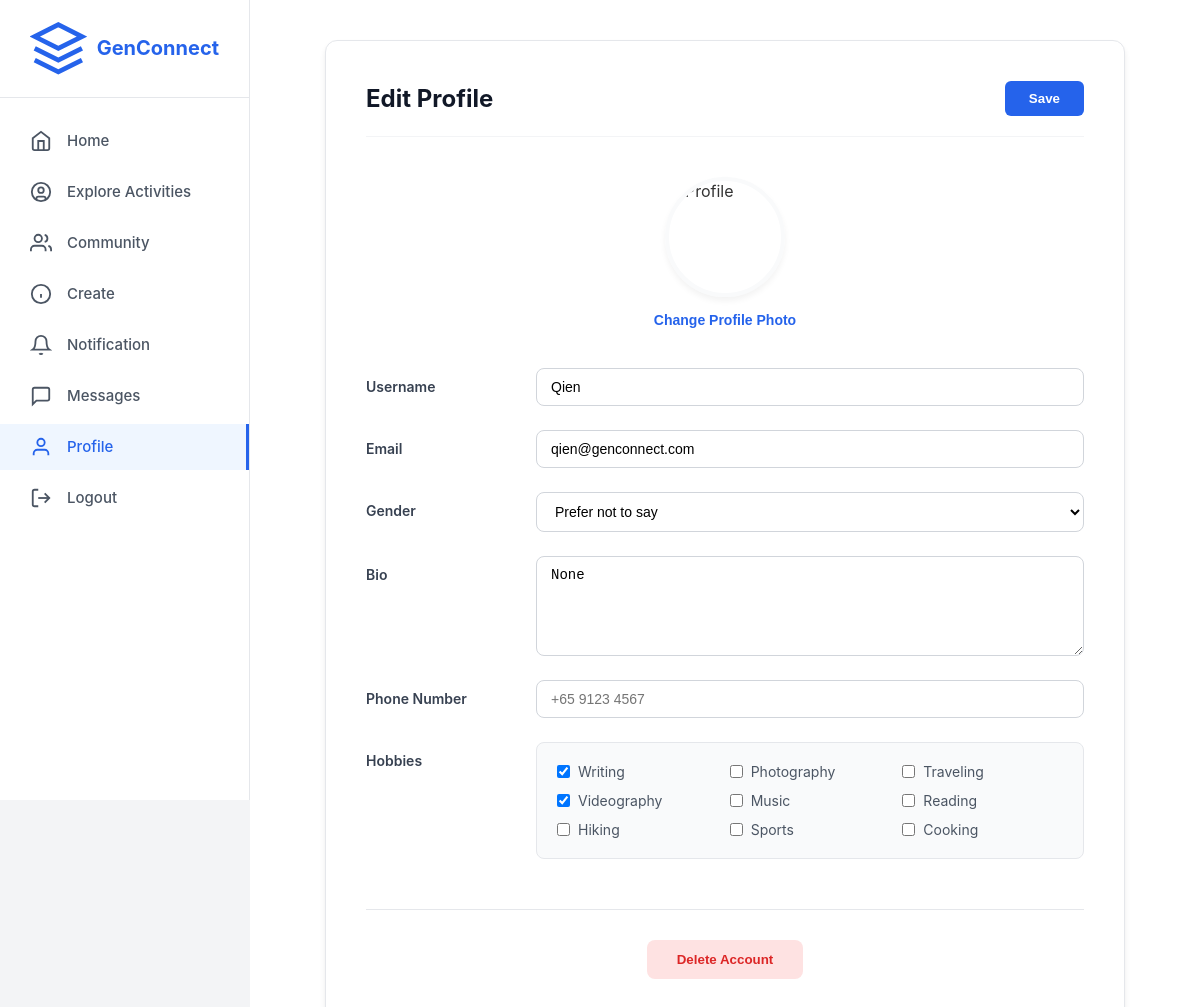
/edit_profile (signed in), run on an earlier commit of the app's database.
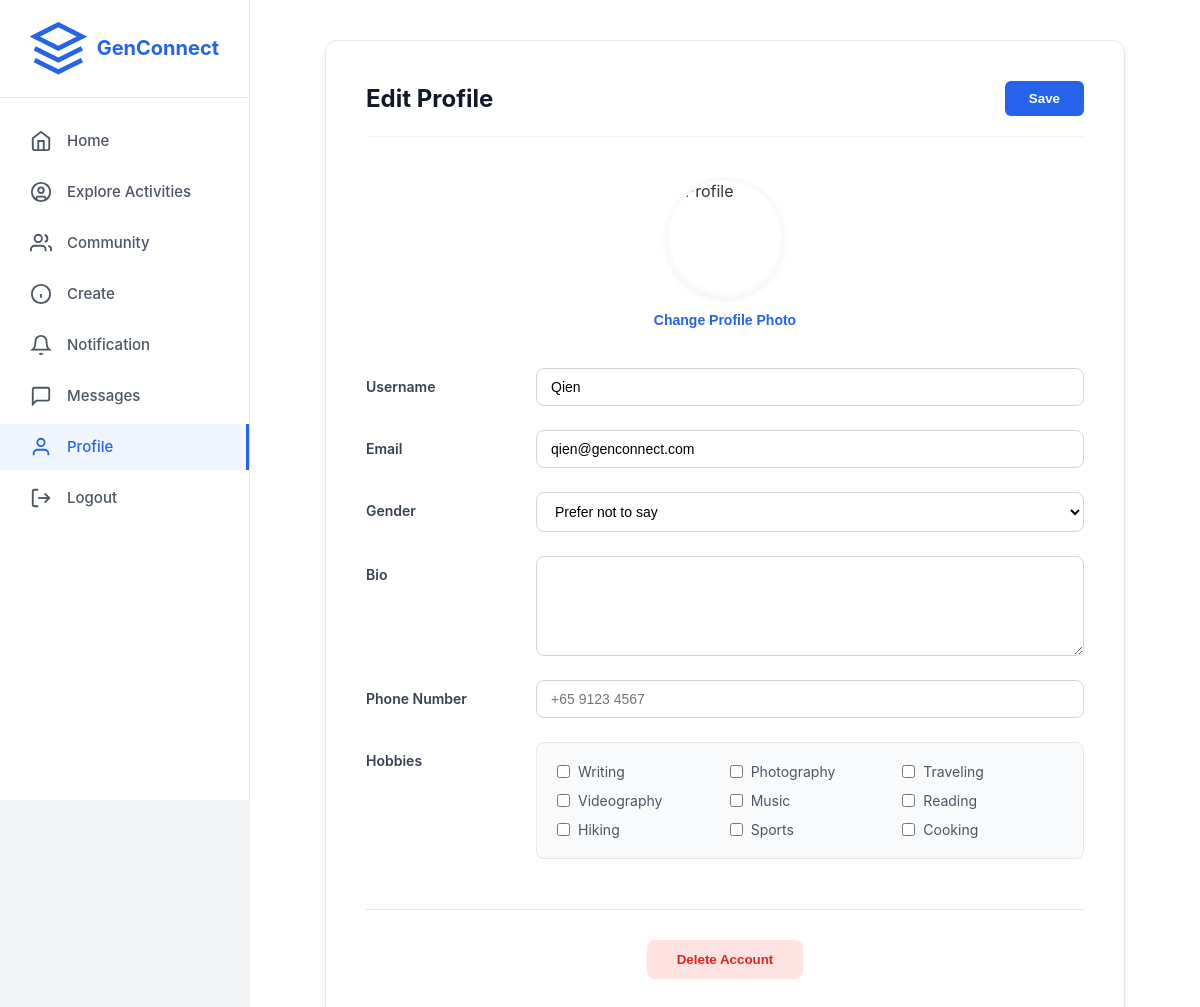
And on a later commit of the database.
### app.py (models this page shows, shortened)
class User(db.Model):
    __tablename__ = 'users'
    id = db.Column(db.Integer, primary_key=True)
    username = db.Column(db.String(80), unique=True, nullable=False)
    email = db.Column(db.String(120), unique=True, nullable=False)
    password_hash = db.Column(db.String(255), nullable=False)
    bio = db.Column(db.Text, nullable=True)
    interests = db.Column(db.String(255), nullable=True)
    profile_picture = db.Column(db.String(255), default='default.jpg')
    banner_image = db.Column(db.String(255), default='default_banner.jpg')
    member_type = db.Column(db.String(50), default='Youth Member')
    created_at = db.Column(db.DateTime, default=datetime.utcnow)
    posts = db.relationship('Post', backref='author', lazy=True, cascade='all, delete-orphan')
    comments = db.relationship('Comment', backref='author', lazy=True, cascade='all, delete-orphan')
    likes = db.relationship('Like', backref='user', lazy=True, cascade='all, delete-orphan')
    followers = db.relationship(
        'Follow',
        foreign_keys='Follow.followed_id',
        backref='followed_user',
        lazy='dynamic',
        cascade='all, delete-orphan'
    )
    following = db.relationship(
        'Follow',
        foreign_keys='Follow.follower_id',
        backref='follower_user',
        lazy='dynamic',
        cascade='all, delete-orphan'
    )
    community_memberships = db.relationship('CommunityMember', backref='user', lazy=True, cascade='all, delete-orphan')
    sent_messages = db.relationship(
        'Message',
        foreign_keys='Message.sender_id',
        backref='sender',
        lazy='dynamic',
        cascade='all, delete-orphan'
    )
    received_messages = db.relationship(
        'Message',
        foreign_keys='Message.receiver_id',
        backref='receiver',
        lazy='dynamic',
        cascade='all, delete-orphan'
    )
    contacts_initiated = db.relationship(
        'Contact',
        foreign_keys='Contact.user_id',
        backref='user',
        lazy='dynamic',
        cascade='all, delete-orphan'
    )
    contacts_received = db.relationship(
        'Contact',
        foreign_keys='Contact.contact_user_id',
        backref='contact_user',
        lazy='dynamic',
        cascade='all, delete-orphan'
    )

### app.py (the view, shortened to what this page needs)
@app.route('/edit_profile', methods=['GET', 'POST'])
def edit_profile():
    if 'user_id' not in session:
        return redirect(url_for('login'))
    user = User.query.get_or_404(session['user_id'])
    return render_template('edit_profile.html', user=user)

### templates/edit_profile.html (shortened to what the changed rows need)
{% extends "base.html" %}
{% block content %}
<div class="container">
    <main class="main-content">
        <form method="POST" action="{{ url_for('edit_profile') }}" enctype="multipart/form-data" class="edit-container">
            <div class="page-header">
                <h1 class="page-title">Edit Profile</h1>
            </div>
            <div class="form-grid">
                <div class="form-row">
                    <label class="form-label">Username</label>
                    <input type="text" name="username" class="form-input" value="{{ user.username }}" required>
                </div>
                <div class="form-row">
                    <label class="form-label">Email</label>
                    <input type="email" name="email" class="form-input" value="{{ user.email }}" required>
                </div>
                <div class="form-row">
                    <label class="form-label">Bio</label>
                    <textarea name="bio" class="form-textarea">{{ user.bio or '' }}</textarea>
                </div>
                <div class="form-row">
                    <div class="hobbies-grid">
                        {% set interests = user.interests.split(',') if user.interests else [] %}
                        {% set all_hobbies = ['Writing', 'Photography', 'Traveling', 'Videography', 'Music', 'Reading', 'Hiking', 'Sports', 'Cooking'] %}
                        {% for hobby in all_hobbies %}
                        <label class="checkbox-item">
                            <input type="checkbox" name="interests" value="{{ hobby }}"
                                {% if hobby in interests %}checked{% endif %}>
                            {{ hobby }}
                        </label>
                        {% endfor %}
                    </div>
                </div>
            </div>
        </form>
    </main>
</div>
{% endblock %}

What changed in the data, as far as the page shows it:
changed User "Qien": bio "None" → (not shown)
Also different on the page:
form field interests: "☑" → "☐"
